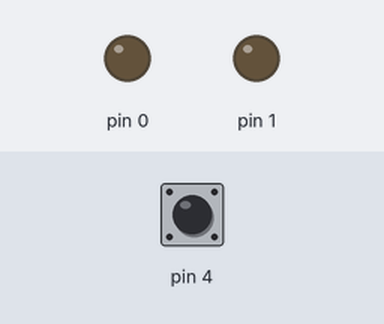
This sketch was run on a simulated Arduino Uno, built with avr-gcc and run on an emulated ATmega328P. On the bench: output pins drawn as LEDs (lit = HIGH). Inputs (shaded band) come from the test bench; at power-on: pin 4 HIGH.

Above: at 1.2 s.
1.3 s: pin 4 pulled LOW for 0.15 s
At 2.7 s:
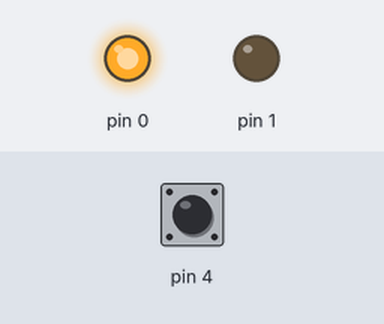
4.4 s: pin 4 pulled LOW for 3.2 s
At 7.7 s:
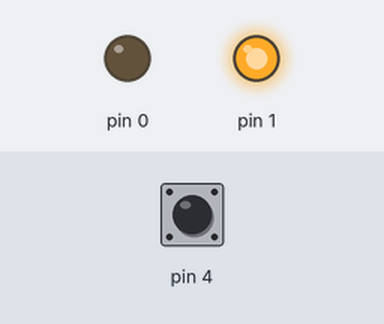
Timing chart, 0 to 12.8 s (numbered marks = the images above; inputs shaded):
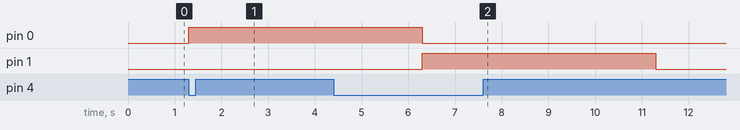

Measured:
- after the input at 1.3 s, pin 0: LOW → HIGH at once
- after the input at 4.4 s, pin 1: LOW → HIGH after 1.9 s, → LOW 5.0 s later

The sketch:

decideur_attiny13.ino
```cpp
byte compteur;
int Etat;


void setup() {

#define bouton 4;
  pinMode(0, OUTPUT);
  pinMode(1, OUTPUT);
  pinMode(4, INPUT);
  digitalWrite(4, HIGH);
}

void loop() {
  compteur++;
  Etat = digitalRead(4);
  digitalWrite(1, LOW);
  digitalWrite(0, LOW);

  if (Etat == LOW) {
    if((compteur % 2) == 1){
      digitalWrite(0, HIGH);
    }
    else {
      digitalWrite(1, HIGH);
    }
    delay(5000);
  }
}
```
